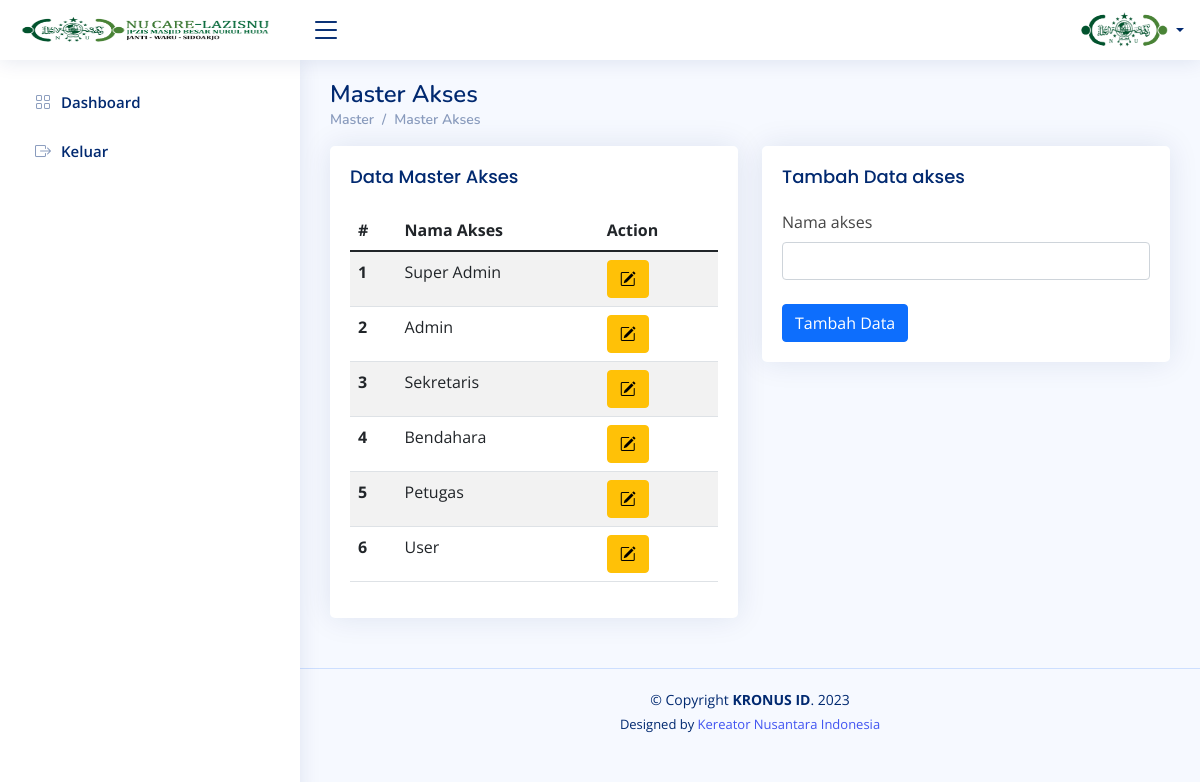
The app's page /index.php/master/master_akses, older data.
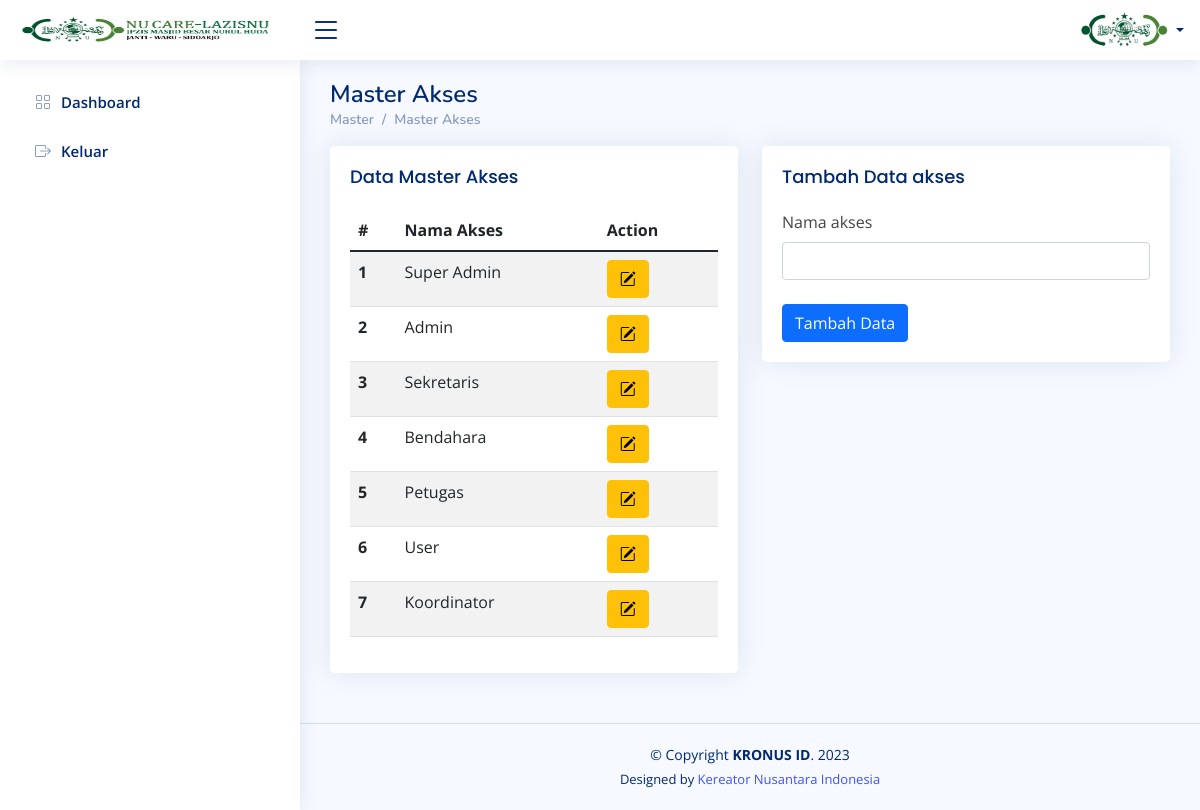
The same page, newer data.
### tables this page shows
CREATE TABLE `tbl_master_akses` (
  `id_akses` int(255) NOT NULL,
  `nama_akses` varchar(20) DEFAULT NULL
);

### application/views/template/conten.php (called while the page is built, shortened)
<?php
$this->load->view('template/header');
$this->load->view('template/navbar');
$this->load->view($conten);

### application/controllers/Master.php (called while the page is built, shortened)
<?php
class Master extends CI_Controller
{
    public function __construct()
    {
        $this->load->model('M_master', 'master');
    }
    public function master_akses()
    {
        $data = [
            'akses' => $this->session->userdata('level'),
            'name' => $this->session->userdata('nama'),
            'title' => 'Master Akses',
            'conten' => 'conten/master_akses',
            'master_akses' => $this->m_data->get_data('tbl_master_akses'),
            'headder_css' => array(
            ),
            'footer_js' => array(
            ),
        ];
        $this->load->view('template/conten', $data);
    }
}

### index.php (called while the page is built, shortened)
<?php
require_once BASEPATH.'core/CodeIgniter.php';

### application/models/M_data.php (called while the page is built, shortened)
<?php
class M_data extends CI_Model
{
  function get_data($table)
  {
    return $this->db->get($table);
  }
}

### application/views/conten/master_akses.php (the view, shortened to what this page needs)
<main id="main" class="main">
    <div class="pagetitle">
        <h1>Master Akses</h1>
        <nav>
            <ol class="breadcrumb">
                <li class="breadcrumb-item"><a href="<?= site_url('Master') ?>">Master</a></li>
                <li class="breadcrumb-item">Master Akses</li>
            </ol>
        </nav>
    </div>
    <section class="section">
        <div class="row">
            <div class="col-lg-6">
                <div class="card">
                    <div class="card-body">
                        <h5 class="card-title">Data Master Akses</h5>
                        <table class="table table-striped">
                            <thead>
                                <tr>
                                    <th scope="col">#</th>
                                    <th scope="col">Nama Akses</th>
                                    <th scope="col">Action</th>
                                </tr>
                            </thead>
                            <tbody>
                                <?php
                                $x = 1;
                                $no = 1;
                                foreach ($master_akses->result() as $row) { ?>
                                    <tr>
                                        <th scope="row"><?= $x++; ?></th>
                                        <td><?= $row->nama_akses ?></td>
                                        <td>
                                            <button type="button" class="btn btn-warning" title="Edit Data" data-bs-toggle="modal" data-bs-target="#basicModal<?= $no++; ?>"><i class="bi bi-pencil-square"></i></button>
                                        </td>
                                    </tr>
                                <?php } ?>
                            </tbody>
                        </table>
                    </div>
                </div>
            </div>
            <div class="col-lg-6">
                <div class="card">
                    <div class="card-body">
                        <h5 class="card-title">Tambah Data akses</h5>
                        <form action="<?= site_url('Master/tambah_akses') ?>" method="post">
                            <div class="col-12">
                                <label for="inputNanme4" class="form-label">Nama akses</label>
                                <input type="text" class="form-control" id="inputNanme4" name="nama_akses">
                            </div>
                            <br>
                            <button type="submit" class="btn btn-primary">Tambah Data</button>
                        </form>
                    </div>
                </div>
            </div>
        </div>
    </section>
</main>

Row changes from the older to the newer data that the page shows:
added tbl_master_akses: nama_akses "Koordinator"
